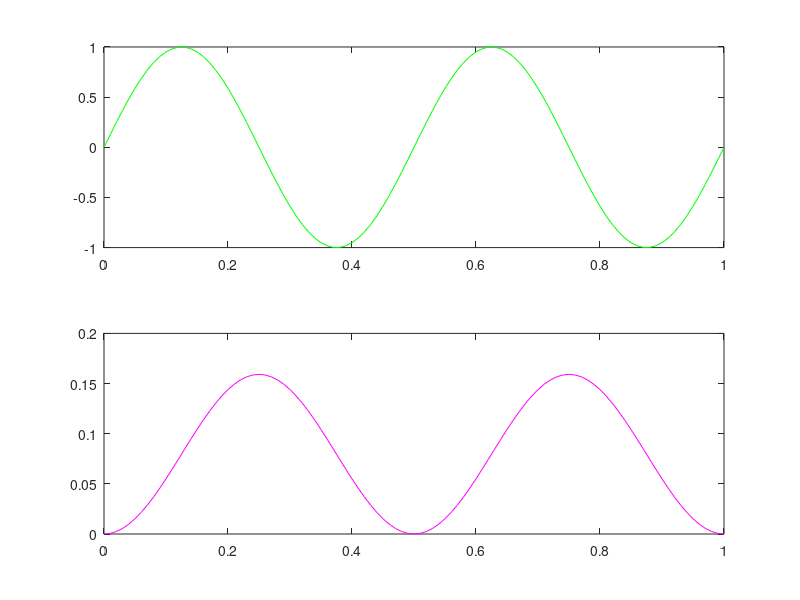

Here is the MATLAB script that generated this plot:
clc;

fs=100;
f=2;
k=0:1/fs:1;
x=sin(2*pi*f*k);

fun=@(t) sin(2*pi*f*t);

y=[];
y(length(k))=0;

for i=1:length(k)
    y(i)=integral(fun,0,k(i));
end

subplot(2,1,1)
plot(k,x,'g')
subplot(2,1,2)
plot(k,y,'m')
